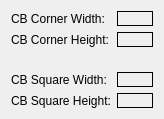
<?xml version="1.0" encoding="UTF-8"?>
<ui version="4.0">
 <class>WidgetCheckboardInformation</class>
 <widget class="QWidget" name="WidgetCheckboardInformation">
  <property name="geometry">
   <rect>
    <x>0</x>
    <y>0</y>
    <width>148</width>
    <height>119</height>
   </rect>
  </property>
  <property name="windowTitle">
   <string>Form</string>
  </property>
  <layout class="QFormLayout" name="formLayout">
   <item row="0" column="0">
    <widget class="QLabel" name="corner_width">
     <property name="text">
      <string>CB Corner Width:</string>
     </property>
    </widget>
   </item>
   <item row="0" column="1">
    <widget class="QLabel" name="count_corner_width">
     <property name="minimumSize">
      <size>
       <width>36</width>
       <height>15</height>
      </size>
     </property>
     <property name="maximumSize">
      <size>
       <width>36</width>
       <height>15</height>
      </size>
     </property>
     <property name="frameShape">
      <enum>QFrame::Box</enum>
     </property>
     <property name="frameShadow">
      <enum>QFrame::Plain</enum>
     </property>
     <property name="text">
      <string/>
     </property>
    </widget>
   </item>
   <item row="1" column="0">
    <widget class="QLabel" name="corner_height">
     <property name="text">
      <string>CB Corner Height:</string>
     </property>
    </widget>
   </item>
   <item row="1" column="1">
    <widget class="QLabel" name="count_corner_height">
     <property name="minimumSize">
      <size>
       <width>36</width>
       <height>15</height>
      </size>
     </property>
     <property name="maximumSize">
      <size>
       <width>36</width>
       <height>15</height>
      </size>
     </property>
     <property name="frameShape">
      <enum>QFrame::Box</enum>
     </property>
     <property name="frameShadow">
      <enum>QFrame::Plain</enum>
     </property>
     <property name="text">
      <string/>
     </property>
    </widget>
   </item>
   <item row="3" column="0">
    <widget class="QLabel" name="square_width">
     <property name="text">
      <string>CB Square Width:</string>
     </property>
    </widget>
   </item>
   <item row="3" column="1">
    <widget class="QLabel" name="count_square_width">
     <property name="minimumSize">
      <size>
       <width>36</width>
       <height>15</height>
      </size>
     </property>
     <property name="maximumSize">
      <size>
       <width>36</width>
       <height>15</height>
      </size>
     </property>
     <property name="frameShape">
      <enum>QFrame::Box</enum>
     </property>
     <property name="frameShadow">
      <enum>QFrame::Plain</enum>
     </property>
     <property name="text">
      <string/>
     </property>
    </widget>
   </item>
   <item row="4" column="0">
    <widget class="QLabel" name="square_height">
     <property name="text">
      <string>CB Square Height:</string>
     </property>
    </widget>
   </item>
   <item row="4" column="1">
    <widget class="QLabel" name="count_square_height">
     <property name="minimumSize">
      <size>
       <width>36</width>
       <height>15</height>
      </size>
     </property>
     <property name="maximumSize">
      <size>
       <width>36</width>
       <height>15</height>
      </size>
     </property>
     <property name="frameShape">
      <enum>QFrame::Box</enum>
     </property>
     <property name="frameShadow">
      <enum>QFrame::Plain</enum>
     </property>
     <property name="text">
      <string/>
     </property>
    </widget>
   </item>
   <item row="2" column="0">
    <spacer name="verticalSpacer">
     <property name="orientation">
      <enum>Qt::Vertical</enum>
     </property>
     <property name="sizeHint" stdset="0">
      <size>
       <width>20</width>
       <height>15</height>
      </size>
     </property>
    </spacer>
   </item>
  </layout>
 </widget>
 <resources/>
 <connections/>
</ui>
